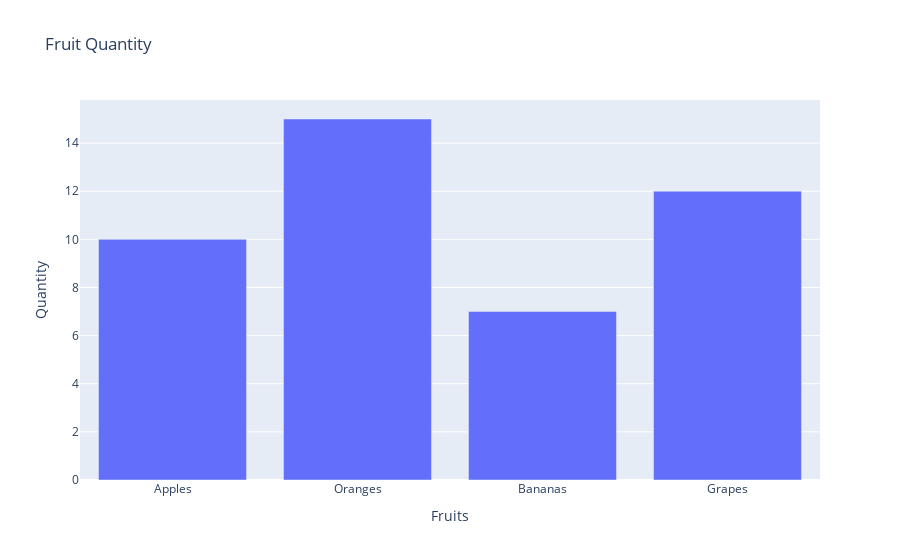

Notebook code for this chart:
### Code cell
#A.5.

import plotly.express as px

data = {
    'Fruits': ['Apples', 'Oranges', 'Bananas', 'Grapes'],
    'Quantity': [10, 15, 7, 12]
}

fig = px.bar(data, x='Fruits', y='Quantity', title='Fruit Quantity')

fig.show()

### Figure 1 — Plotly figure (JSON) as saved in the notebook; plotly's stock layout.template omitted (floating-point values rounded to 4 significant figures)
{"data": [{"hovertemplate": "Fruits=%{x}<br>Quantity=%{y}<extra></extra>", "legendgroup": "", "marker": {"color": "#636efa", "pattern": {"shape": ""}}, "name": "", "orientation": "v", "showlegend": false, "textposition": "auto", "type": "bar", "x": ["Apples", "Oranges", "Bananas", "Grapes"], "xaxis": "x", "y": [10, 15, 7, 12], "yaxis": "y"}], "layout": {"barmode": "relative", "legend": {"tracegroupgap": 0}, "title": {"text": "Fruit Quantity"}, "xaxis": {"anchor": "y", "domain": [0, 1], "title": {"text": "Fruits"}}, "yaxis": {"anchor": "x", "domain": [0, 1], "title": {"text": "Quantity"}}}}
